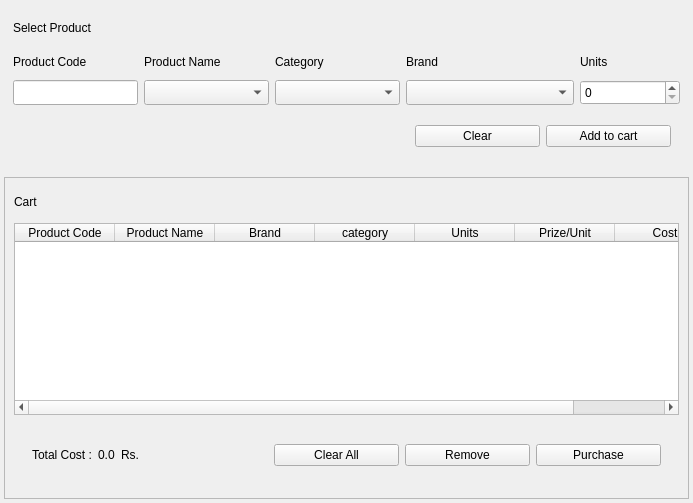
<?xml version="1.0" encoding="UTF-8"?>
<ui version="4.0">
 <class>purchase</class>
 <widget class="QWidget" name="purchase">
  <property name="styleSheet">
   <string notr="true"/>
  </property>
  <property name="type" stdset="0">
   <string>main</string>
  </property>
  <layout class="QGridLayout" name="gridLayout">
   <property name="leftMargin">
    <number>4</number>
   </property>
   <property name="topMargin">
    <number>4</number>
   </property>
   <property name="rightMargin">
    <number>4</number>
   </property>
   <property name="bottomMargin">
    <number>4</number>
   </property>
   <property name="spacing">
    <number>3</number>
   </property>
   <item row="2" column="0">
    <widget class="QFrame" name="frame_3">
     <property name="frameShape">
      <enum>QFrame::StyledPanel</enum>
     </property>
     <property name="frameShadow">
      <enum>QFrame::Raised</enum>
     </property>
     <property name="type" stdset="0">
      <string>mainframe</string>
     </property>
     <layout class="QGridLayout" name="gridLayout_4">
      <item row="2" column="0">
       <widget class="QFrame" name="frame_2">
        <property name="enabled">
         <bool>true</bool>
        </property>
        <layout class="QHBoxLayout" name="horizontalLayout_4">
         <item alignment="Qt::AlignLeft">
          <widget class="QFrame" name="frame_5">
           <property name="minimumSize">
            <size>
             <width>0</width>
             <height>30</height>
            </size>
           </property>
           <property name="maximumSize">
            <size>
             <width>16777215</width>
             <height>30</height>
            </size>
           </property>
           <layout class="QHBoxLayout" name="horizontalLayout_2">
            <item>
             <widget class="QLabel" name="labelTotal">
              <property name="text">
               <string>Total Cost :</string>
              </property>
             </widget>
            </item>
            <item>
             <widget class="QLabel" name="labelCost">
              <property name="text">
               <string>0.0</string>
              </property>
              <property name="type" stdset="0">
               <string>bold</string>
              </property>
             </widget>
            </item>
            <item>
             <widget class="QLabel" name="labelRs">
              <property name="text">
               <string>Rs.</string>
              </property>
             </widget>
            </item>
           </layout>
          </widget>
         </item>
         <item alignment="Qt::AlignRight">
          <widget class="QFrame" name="frame_4">
           <property name="minimumSize">
            <size>
             <width>0</width>
             <height>50</height>
            </size>
           </property>
           <property name="maximumSize">
            <size>
             <width>16777215</width>
             <height>50</height>
            </size>
           </property>
           <layout class="QHBoxLayout" name="horizontalLayout_3">
            <item>
             <widget class="QPushButton" name="buttonClearAll">
              <property name="minimumSize">
               <size>
                <width>125</width>
                <height>0</height>
               </size>
              </property>
              <property name="maximumSize">
               <size>
                <width>125</width>
                <height>16777215</height>
               </size>
              </property>
              <property name="cursor">
               <cursorShape>PointingHandCursor</cursorShape>
              </property>
              <property name="text">
               <string>Clear All</string>
              </property>
             </widget>
            </item>
            <item>
             <widget class="QPushButton" name="buttonRemove">
              <property name="minimumSize">
               <size>
                <width>125</width>
                <height>0</height>
               </size>
              </property>
              <property name="maximumSize">
               <size>
                <width>125</width>
                <height>16777215</height>
               </size>
              </property>
              <property name="cursor">
               <cursorShape>PointingHandCursor</cursorShape>
              </property>
              <property name="text">
               <string>Remove</string>
              </property>
             </widget>
            </item>
            <item>
             <widget class="QPushButton" name="buttonPurchase">
              <property name="minimumSize">
               <size>
                <width>125</width>
                <height>0</height>
               </size>
              </property>
              <property name="maximumSize">
               <size>
                <width>125</width>
                <height>16777215</height>
               </size>
              </property>
              <property name="cursor">
               <cursorShape>PointingHandCursor</cursorShape>
              </property>
              <property name="text">
               <string>Purchase</string>
              </property>
             </widget>
            </item>
           </layout>
          </widget>
         </item>
        </layout>
       </widget>
      </item>
      <item row="1" column="0">
       <widget class="QTableWidget" name="tableCart">
        <property name="maximumSize">
         <size>
          <width>800</width>
          <height>16777215</height>
         </size>
        </property>
        <property name="editTriggers">
         <set>QAbstractItemView::NoEditTriggers</set>
        </property>
        <property name="selectionMode">
         <enum>QAbstractItemView::SingleSelection</enum>
        </property>
        <property name="selectionBehavior">
         <enum>QAbstractItemView::SelectRows</enum>
        </property>
        <attribute name="verticalHeaderVisible">
         <bool>false</bool>
        </attribute>
        <column>
         <property name="text">
          <string>Product Code</string>
         </property>
        </column>
        <column>
         <property name="text">
          <string>Product Name</string>
         </property>
        </column>
        <column>
         <property name="text">
          <string>Brand</string>
         </property>
        </column>
        <column>
         <property name="text">
          <string>category</string>
         </property>
        </column>
        <column>
         <property name="text">
          <string>Units</string>
         </property>
        </column>
        <column>
         <property name="text">
          <string>Prize/Unit</string>
         </property>
        </column>
        <column>
         <property name="text">
          <string>Cost</string>
         </property>
        </column>
       </widget>
      </item>
      <item row="0" column="0">
       <widget class="QLabel" name="label_7">
        <property name="minimumSize">
         <size>
          <width>0</width>
          <height>30</height>
         </size>
        </property>
        <property name="maximumSize">
         <size>
          <width>16777215</width>
          <height>30</height>
         </size>
        </property>
        <property name="text">
         <string>Cart</string>
        </property>
        <property name="type" stdset="0">
         <string>heading</string>
        </property>
       </widget>
      </item>
     </layout>
    </widget>
   </item>
   <item row="1" column="0">
    <widget class="QFrame" name="frame">
     <property name="minimumSize">
      <size>
       <width>0</width>
       <height>170</height>
      </size>
     </property>
     <property name="maximumSize">
      <size>
       <width>16777215</width>
       <height>170</height>
      </size>
     </property>
     <property name="type" stdset="0">
      <string>mainframe</string>
     </property>
     <layout class="QGridLayout" name="gridLayout_2">
      <item row="6" column="4">
       <widget class="QLabel" name="label_6">
        <property name="text">
         <string>Units</string>
        </property>
       </widget>
      </item>
      <item row="17" column="4">
       <widget class="QSpinBox" name="fieldUnits">
        <property name="minimumSize">
         <size>
          <width>100</width>
          <height>25</height>
         </size>
        </property>
        <property name="maximumSize">
         <size>
          <width>100</width>
          <height>25</height>
         </size>
        </property>
        <property name="styleSheet">
         <string notr="true"/>
        </property>
        <property name="buttonSymbols">
         <enum>QAbstractSpinBox::UpDownArrows</enum>
        </property>
       </widget>
      </item>
      <item row="6" column="3">
       <widget class="QLabel" name="label_2">
        <property name="text">
         <string>Brand</string>
        </property>
       </widget>
      </item>
      <item row="0" column="0" colspan="5">
       <widget class="QLabel" name="label">
        <property name="enabled">
         <bool>true</bool>
        </property>
        <property name="minimumSize">
         <size>
          <width>0</width>
          <height>30</height>
         </size>
        </property>
        <property name="maximumSize">
         <size>
          <width>16777215</width>
          <height>30</height>
         </size>
        </property>
        <property name="text">
         <string>Select Product</string>
        </property>
        <property name="type" stdset="0">
         <string>heading</string>
        </property>
       </widget>
      </item>
      <item row="17" column="1">
       <widget class="QComboBox" name="fieldName">
        <property name="minimumSize">
         <size>
          <width>125</width>
          <height>25</height>
         </size>
        </property>
        <property name="styleSheet">
         <string notr="true"/>
        </property>
       </widget>
      </item>
      <item row="18" column="3" colspan="2" alignment="Qt::AlignRight">
       <widget class="QFrame" name="frameSearchButtons">
        <property name="maximumSize">
         <size>
          <width>16777215</width>
          <height>50</height>
         </size>
        </property>
        <layout class="QHBoxLayout" name="horizontalLayout">
         <item>
          <widget class="QPushButton" name="buttonClear">
           <property name="minimumSize">
            <size>
             <width>125</width>
             <height>0</height>
            </size>
           </property>
           <property name="maximumSize">
            <size>
             <width>125</width>
             <height>16777215</height>
            </size>
           </property>
           <property name="cursor">
            <cursorShape>PointingHandCursor</cursorShape>
           </property>
           <property name="text">
            <string>Clear</string>
           </property>
           <property name="iconSize">
            <size>
             <width>16</width>
             <height>16</height>
            </size>
           </property>
          </widget>
         </item>
         <item>
          <widget class="QPushButton" name="buttonAdd">
           <property name="minimumSize">
            <size>
             <width>125</width>
             <height>0</height>
            </size>
           </property>
           <property name="maximumSize">
            <size>
             <width>125</width>
             <height>16777215</height>
            </size>
           </property>
           <property name="cursor">
            <cursorShape>PointingHandCursor</cursorShape>
           </property>
           <property name="text">
            <string>Add to cart</string>
           </property>
          </widget>
         </item>
        </layout>
       </widget>
      </item>
      <item row="17" column="2">
       <widget class="QComboBox" name="fieldCategory">
        <property name="minimumSize">
         <size>
          <width>125</width>
          <height>25</height>
         </size>
        </property>
        <property name="styleSheet">
         <string notr="true"/>
        </property>
       </widget>
      </item>
      <item row="6" column="2">
       <widget class="QLabel" name="label_3">
        <property name="text">
         <string>Category</string>
        </property>
       </widget>
      </item>
      <item row="17" column="3">
       <widget class="QComboBox" name="fieldBrand">
        <property name="minimumSize">
         <size>
          <width>125</width>
          <height>25</height>
         </size>
        </property>
        <property name="styleSheet">
         <string notr="true"/>
        </property>
       </widget>
      </item>
      <item row="6" column="1">
       <widget class="QLabel" name="label_4">
        <property name="maximumSize">
         <size>
          <width>16777215</width>
          <height>25</height>
         </size>
        </property>
        <property name="text">
         <string>Product Name</string>
        </property>
       </widget>
      </item>
      <item row="6" column="0">
       <widget class="QLabel" name="label_5">
        <property name="text">
         <string>Product Code</string>
        </property>
       </widget>
      </item>
      <item row="17" column="0">
       <widget class="QLineEdit" name="fieldCode">
        <property name="minimumSize">
         <size>
          <width>125</width>
          <height>25</height>
         </size>
        </property>
        <property name="maximumSize">
         <size>
          <width>125</width>
          <height>25</height>
         </size>
        </property>
       </widget>
      </item>
     </layout>
    </widget>
   </item>
  </layout>
 </widget>
 <resources/>
 <connections/>
</ui>
